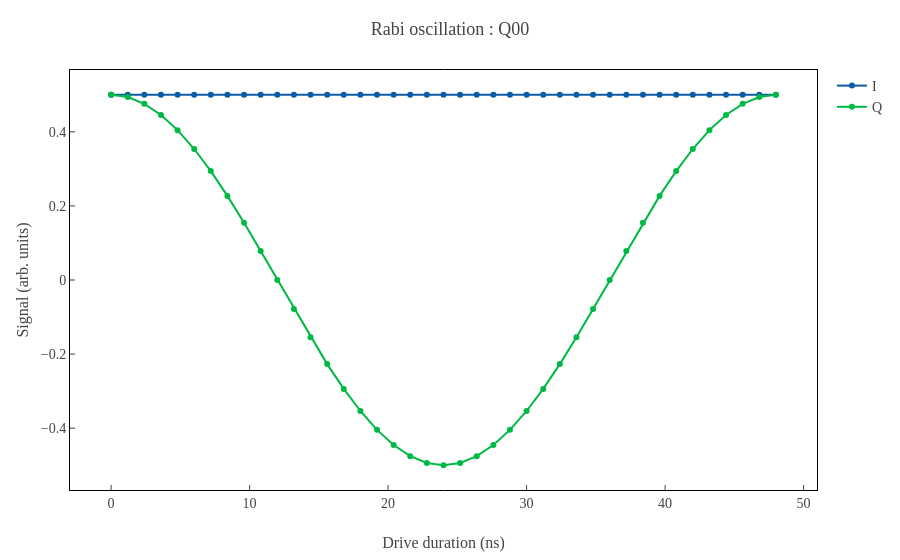
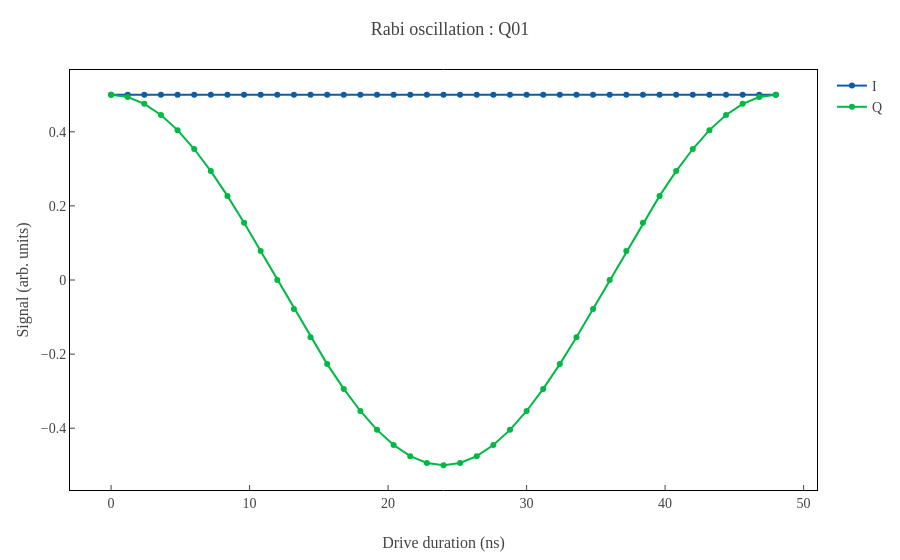
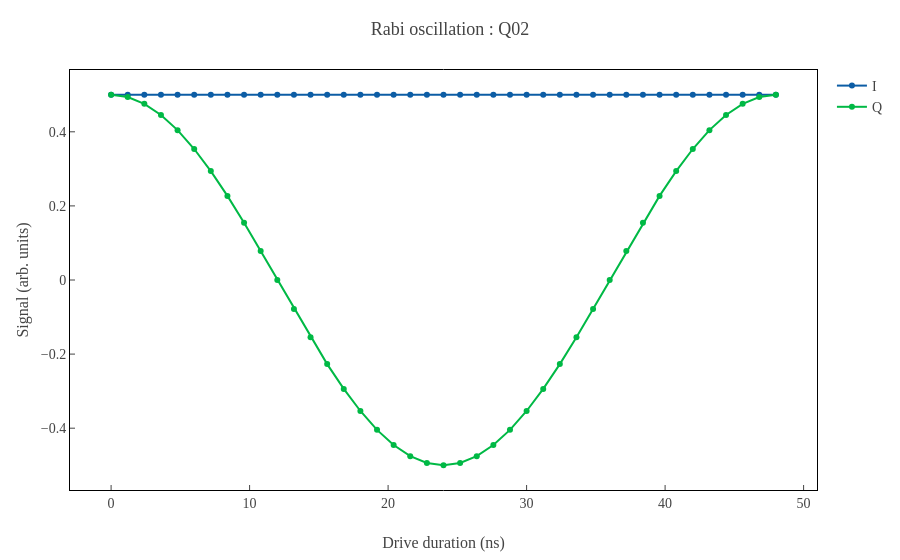
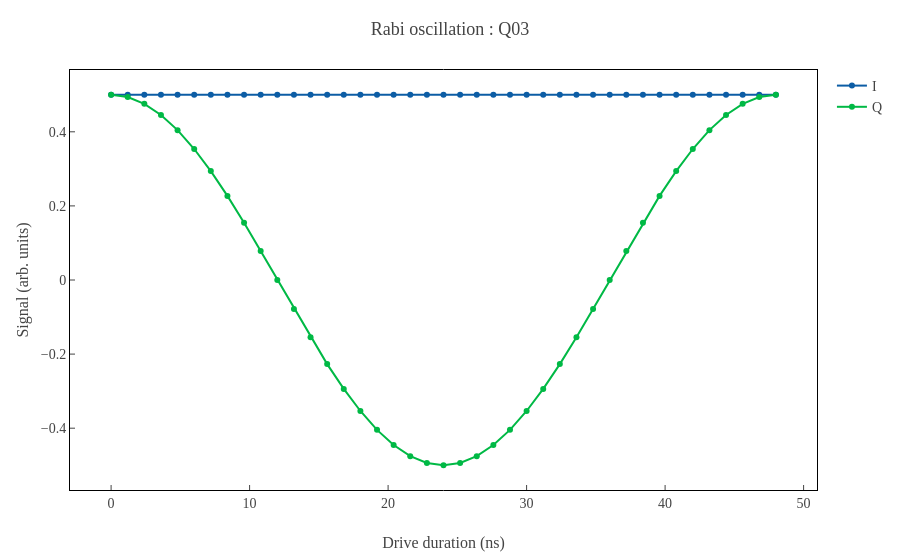

Write notebook code for charts like these, in order.
### Code cell
waveform_result = exp.check_waveform()
rabi_result = exp.obtain_rabi_params()
